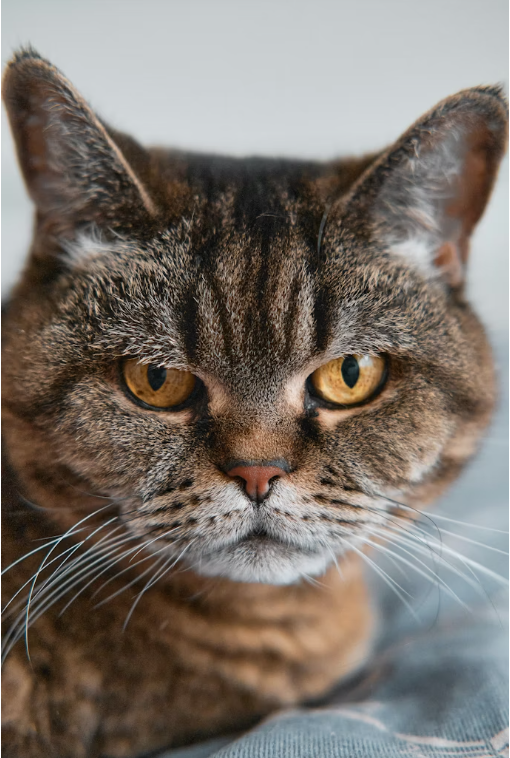
#> input picture CT/cat.png, 510 x 758 px
$ jupyter execute problem4.ipynb
#> lines starting #> are read from the running program, lines starting #| are printed output that depends on the picture
[cell 1]
import cv2
import numpy as np
import matplotlib.pyplot as plt

[cell 2]
image = cv2.imread("cat.png", 0)
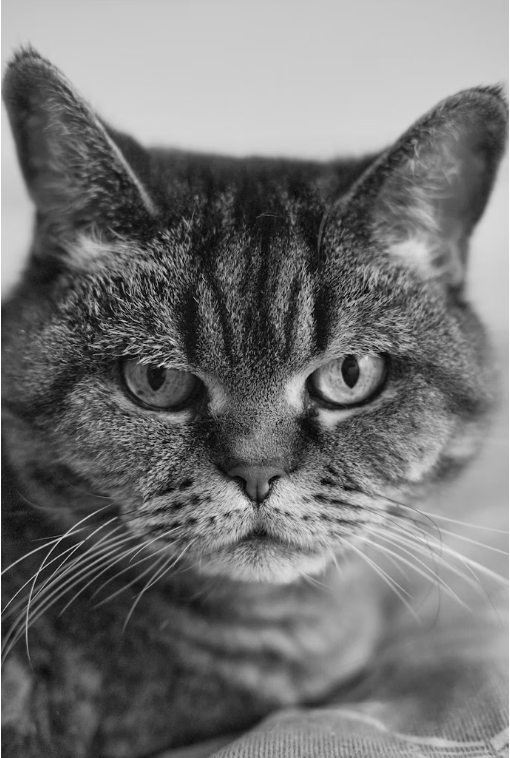
#> image: shape (758, 510); min 1, max 255, mean 115.9
h, w = image.shape
#> h = 758; w = 510

sobel_x = [[-1, 0, 1],
           [-2, 0, 2],
           [-1, 0, 1]]

sobel_y = [[-1, -2, -1],
           [ 0,  0,  0],
           [ 1,  2,  1]]

vertical = np.zeros((h, w), dtype=np.uint8)
horizontal = np.zeros((h, w), dtype=np.uint8)

for i in range(1, h - 1):
    for j in range(1, w - 1):
        gx = 0
        gy = 0

        for a in range(3):
            for b in range(3):
                pixel = int(image[i + a - 1, j + b - 1])
                gx += pixel * sobel_x[a][b]
                gy += pixel * sobel_y[a][b]

        vertical[i, j] = min(255, abs(gx))
        horizontal[i, j] = min(255, abs(gy))
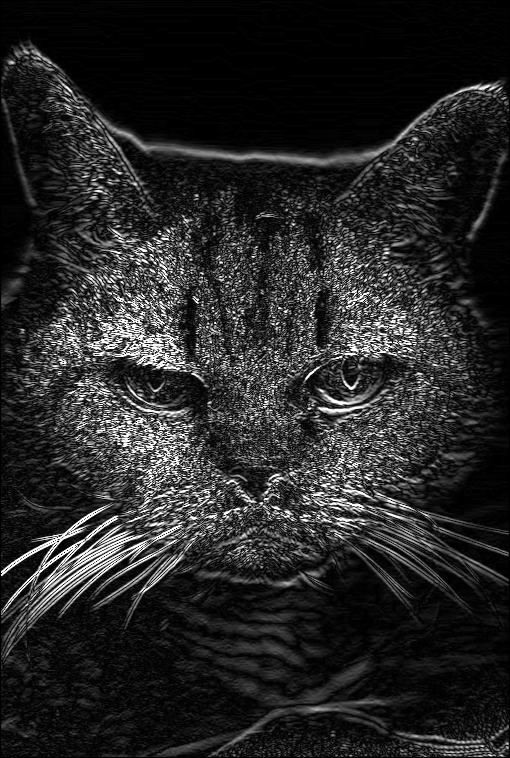
#> horizontal: shape (758, 510); min 0, max 255, mean 39.1
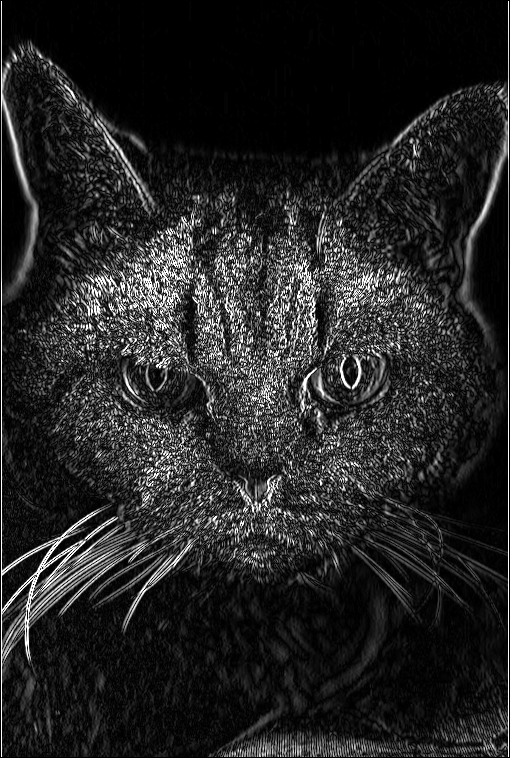
#> vertical: shape (758, 510); min 0, max 255, mean 36.7

images = [image, horizontal, vertical]
titles = ["Original", "Horizontal Edges", "Vertical Edges"]

for k in range(3):
    plt.subplot(1, 3, k + 1)
    plt.imshow(images[k], cmap="gray", vmin=0, vmax=255)
    plt.title(titles[k])
    plt.axis("off")

plt.tight_layout()
plt.show()
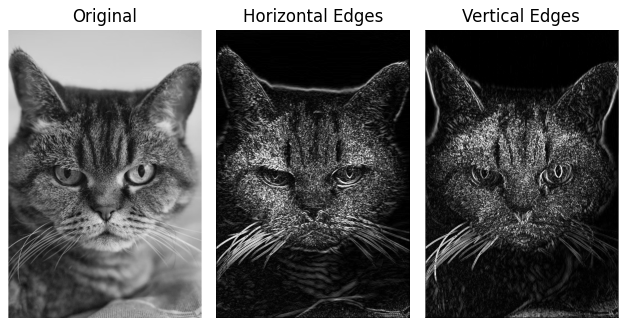
#> figure drawn by matplotlib, 3 panels
